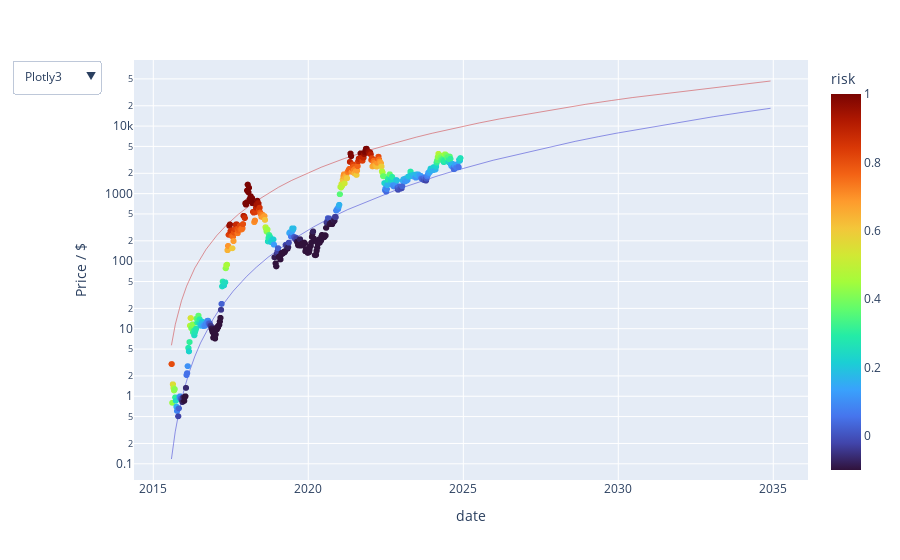
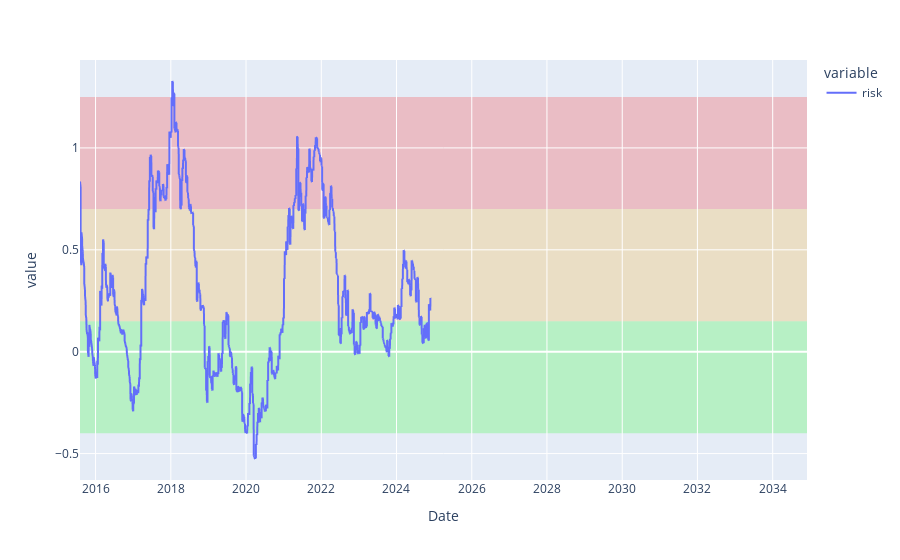
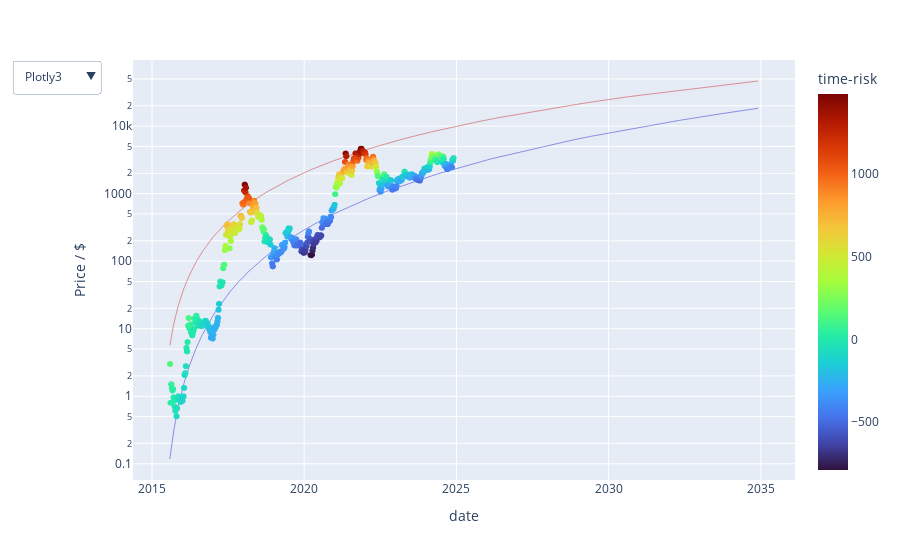
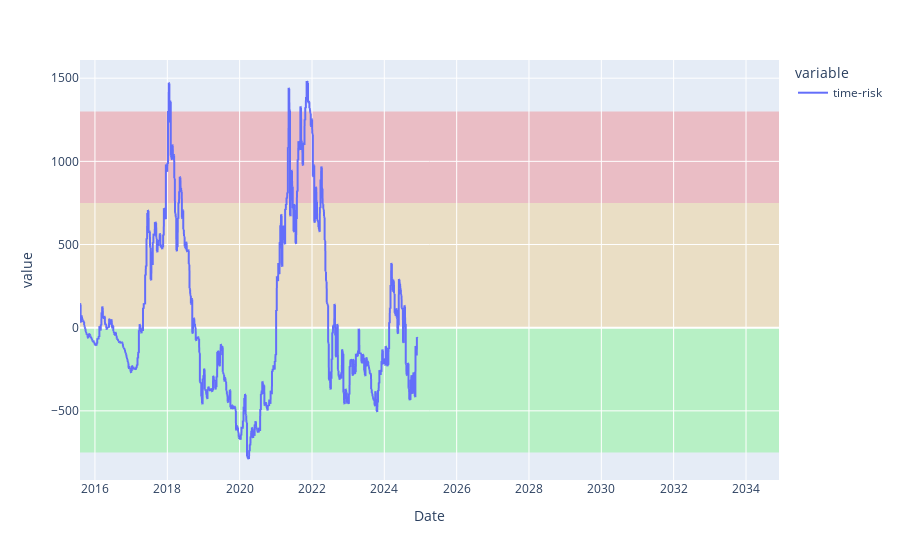

The code cell stored with these charts, in order, in its notebook:
### Code cell
import pandas as pd
from pathlib import Path
from bitcoin_risk.risk import prepare_and_compute_risk, canonical_columns, extend_dates, log_fits, btc_fit

# complete data-range
start = pd.to_datetime('2015-08-03')
end = pd.to_datetime('2024-11-30')
future = pd.to_datetime('2034-11-30')
last_date = '2024-11-30'

# result directory
current_dir = Path.cwd()
path = current_dir / "eth" / last_date
# path = current_dir / "docs" / "eth" / last_date
if not path.exists():
    path.mkdir(parents=True) 

df = prepare_and_compute_risk('data/INDEX_ETHUSD.csv', start, end, future, last_date)
# display(df)
from bitcoin_risk.plotter import create_figures
fig1, fig2, fig3, fig4 = create_figures(df, path)
fig1.show(); fig2.show(); fig3.show(); fig4.show()

### Figure 1 — Plotly figure (JSON) as saved in the notebook; plotly's stock layout.template omitted (floating-point values rounded to 4 significant figures; data arrays with more than 128 entries replaced by an {"elided": "..."} marker saying what was removed)
{"data": [{"hovertemplate": "date=%{x}<br>usd=%{y}<br>risk=%{marker.color}<extra></extra>", "legendgroup": "", "marker": {"color": {"elided": "7060 float values"}, "coloraxis": "coloraxis", "symbol": "circle"}, "mode": "markers", "name": "", "showlegend": false, "type": "scattergl", "x": {"elided": "7060 str values"}, "xaxis": "x", "y": {"elided": "7060 float values"}, "yaxis": "y"}, {"line": {"color": "rgba(200, 000, 000, 0.4)", "width": 1}, "mode": "lines", "name": "top", "showlegend": false, "type": "scatter", "x": {"elided": "7060 str values"}, "y": {"elided": "7060 float values"}, "yaxis": "y"}, {"line": {"color": "rgba(0, 000, 200, 0.4)", "width": 1}, "mode": "lines", "name": "bottom", "showlegend": false, "type": "scatter", "x": {"elided": "7060 str values"}, "y": {"elided": "7060 float values"}, "yaxis": "y"}], "layout": {"coloraxis": {"cmax": 1, "cmin": -0.1, "colorbar": {"title": {"text": "risk"}}, "colorscale": [[0, "#30123b"], [0.07143, "#4145ab"], [0.1429, "#4675ed"], [0.2143, "#39a2fc"], [0.2857, "#1bcfd4"], [0.3571, "#24eca6"], [0.4286, "#61fc6c"], [0.5, "#a4fc3b"], [0.5714, "#d1e834"], [0.6429, "#f3c63a"], [0.7143, "#fe9b2d"], [0.7857, "#f36315"], [0.8571, "#d93806"], [0.9286, "#b11901"], [1, "#7a0402"]]}, "hovermode": "x unified", "legend": {"tracegroupgap": 0}, "margin": {"t": 60}, "updatemenus": [{"buttons": [{"args": [{"coloraxis.colorscale": "Plotly3"}], "label": "Plotly3", "method": "relayout"}, {"args": [{"coloraxis.colorscale": "Viridis"}], "label": "Viridis", "method": "relayout"}, {"args": [{"coloraxis.colorscale": "Rainbow"}], "label": "Rainbow", "method": "relayout"}, {"args": [{"coloraxis.colorscale": "Jet"}], "label": "Jet", "method": "relayout"}], "direction": "down", "showactive": true}], "xaxis": {"anchor": "y", "domain": [0, 1], "title": {"text": "date"}}, "yaxis": {"anchor": "x", "domain": [0, 1], "title": {"text": "Price / $"}, "type": "log"}, "yaxis2": {"overlaying": "y", "showgrid": false, "side": "right", "title": {"text": "Risk"}, "type": "linear"}}}

### Figure 2 — Plotly figure (JSON) as saved in the notebook; plotly's stock layout.template omitted (floating-point values rounded to 4 significant figures; data arrays with more than 128 entries replaced by an {"elided": "..."} marker saying what was removed)
{"data": [{"hovertemplate": "%{y}", "legendgroup": "risk", "line": {"color": "#636efa", "dash": "solid"}, "marker": {"symbol": "circle"}, "mode": "lines", "name": "risk", "showlegend": true, "type": "scattergl", "x": {"elided": "7060 str values"}, "xaxis": "x", "y": {"elided": "7060 float values"}, "yaxis": "y"}], "layout": {"hovermode": "x unified", "legend": {"title": {"text": "variable"}, "tracegroupgap": 0}, "margin": {"t": 60}, "shapes": [{"fillcolor": "rgba(0, 255, 0, 0.2)", "layer": "below", "line": {"width": 0}, "type": "rect", "x0": 0, "x1": 1, "xref": "paper", "y0": -0.4, "y1": 0.15, "yref": "y"}, {"fillcolor": "rgba(255, 165, 0, 0.2)", "layer": "below", "line": {"width": 0}, "type": "rect", "x0": 0, "x1": 1, "xref": "paper", "y0": 0.15, "y1": 0.7, "yref": "y"}, {"fillcolor": "rgba(255, 0, 0, 0.2)", "layer": "below", "line": {"width": 0}, "type": "rect", "x0": 0, "x1": 1, "xref": "paper", "y0": 0.7, "y1": 1.25, "yref": "y"}], "xaxis": {"anchor": "y", "domain": [0, 1], "title": {"text": "Date"}}, "yaxis": {"anchor": "x", "domain": [0, 1], "title": {"text": "value"}}}}

### Figure 3 — Plotly figure (JSON) as saved in the notebook; plotly's stock layout.template omitted (floating-point values rounded to 4 significant figures; data arrays with more than 128 entries replaced by an {"elided": "..."} marker saying what was removed)
{"data": [{"hovertemplate": "date=%{x}<br>usd=%{y}<br>time-risk=%{marker.color}<extra></extra>", "legendgroup": "", "marker": {"color": {"elided": "7060 float values"}, "coloraxis": "coloraxis", "symbol": "circle"}, "mode": "markers", "name": "", "showlegend": false, "type": "scattergl", "x": {"elided": "7060 str values"}, "xaxis": "x", "y": {"elided": "7060 float values"}, "yaxis": "y"}, {"line": {"color": "rgba(200, 000, 000, 0.4)", "width": 1}, "mode": "lines", "name": "top", "showlegend": false, "type": "scatter", "x": {"elided": "7060 str values"}, "y": {"elided": "7060 float values"}, "yaxis": "y"}, {"line": {"color": "rgba(0, 000, 200, 0.4)", "width": 1}, "mode": "lines", "name": "bottom", "showlegend": false, "type": "scatter", "x": {"elided": "7060 str values"}, "y": {"elided": "7060 float values"}, "yaxis": "y"}], "layout": {"coloraxis": {"colorbar": {"title": {"text": "time-risk"}}, "colorscale": [[0, "#30123b"], [0.07143, "#4145ab"], [0.1429, "#4675ed"], [0.2143, "#39a2fc"], [0.2857, "#1bcfd4"], [0.3571, "#24eca6"], [0.4286, "#61fc6c"], [0.5, "#a4fc3b"], [0.5714, "#d1e834"], [0.6429, "#f3c63a"], [0.7143, "#fe9b2d"], [0.7857, "#f36315"], [0.8571, "#d93806"], [0.9286, "#b11901"], [1, "#7a0402"]]}, "hovermode": "x unified", "legend": {"tracegroupgap": 0}, "margin": {"t": 60}, "updatemenus": [{"buttons": [{"args": [{"coloraxis.colorscale": "Plotly3"}], "label": "Plotly3", "method": "relayout"}, {"args": [{"coloraxis.colorscale": "Viridis"}], "label": "Viridis", "method": "relayout"}, {"args": [{"coloraxis.colorscale": "Rainbow"}], "label": "Rainbow", "method": "relayout"}, {"args": [{"coloraxis.colorscale": "Jet"}], "label": "Jet", "method": "relayout"}], "direction": "down", "showactive": true}], "xaxis": {"anchor": "y", "domain": [0, 1], "title": {"text": "date"}}, "yaxis": {"anchor": "x", "domain": [0, 1], "title": {"text": "Price / $"}, "type": "log"}, "yaxis2": {"overlaying": "y", "showgrid": false, "side": "right", "title": {"text": "Risk"}, "type": "linear"}}}

### Figure 4 — Plotly figure (JSON) as saved in the notebook; plotly's stock layout.template omitted (floating-point values rounded to 4 significant figures; data arrays with more than 128 entries replaced by an {"elided": "..."} marker saying what was removed)
{"data": [{"hovertemplate": "%{y}", "legendgroup": "time-risk", "line": {"color": "#636efa", "dash": "solid"}, "marker": {"symbol": "circle"}, "mode": "lines", "name": "time-risk", "showlegend": true, "type": "scattergl", "x": {"elided": "7060 str values"}, "xaxis": "x", "y": {"elided": "7060 float values"}, "yaxis": "y"}], "layout": {"legend": {"title": {"text": "variable"}, "tracegroupgap": 0}, "margin": {"t": 60}, "shapes": [{"fillcolor": "rgba(0, 255, 0, 0.2)", "layer": "below", "line": {"width": 0}, "type": "rect", "x0": 0, "x1": 1, "xref": "paper", "y0": -750, "y1": 0, "yref": "y"}, {"fillcolor": "rgba(255, 165, 0, 0.2)", "layer": "below", "line": {"width": 0}, "type": "rect", "x0": 0, "x1": 1, "xref": "paper", "y0": 0, "y1": 750, "yref": "y"}, {"fillcolor": "rgba(255, 0, 0, 0.2)", "layer": "below", "line": {"width": 0}, "type": "rect", "x0": 0, "x1": 1, "xref": "paper", "y0": 750, "y1": 1300, "yref": "y"}], "xaxis": {"anchor": "y", "domain": [0, 1], "title": {"text": "Date"}}, "yaxis": {"anchor": "x", "domain": [0, 1], "title": {"text": "value"}}}}
